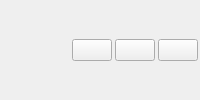
     <widget class="QWidget" name="widget_2" native="true">
      <property name="sizePolicy">
       <sizepolicy hsizetype="Expanding" vsizetype="Fixed">
        <horstretch>0</horstretch>
        <verstretch>0</verstretch>
       </sizepolicy>
      </property>
      <layout class="QHBoxLayout" name="horizontalLayout_6">
       <property name="spacing">
        <number>2</number>
       </property>
       <property name="leftMargin">
        <number>2</number>
       </property>
       <property name="topMargin">
        <number>2</number>
       </property>
       <property name="rightMargin">
        <number>2</number>
       </property>
       <property name="bottomMargin">
        <number>2</number>
       </property>
       <item>
        <spacer name="horizontalSpacer_5">
         <property name="orientation">
          <enum>Qt::Horizontal</enum>
         </property>
         <property name="sizeHint" stdset="0">
          <size>
           <width>40</width>
           <height>20</height>
          </size>
         </property>
        </spacer>
       </item>
       <item>
        <layout class="QHBoxLayout" name="horizontalLayout_5">
         <property name="spacing">
          <number>3</number>
         </property>
         <item>
          <widget class="QPushButton" name="minimazeBtn">
           <property name="text">
            <string/>
           </property>
           <property name="icon">
            <iconset resource="resource.qrc">
             <normaloff>:/icon/icon/minimize-sign.png</normaloff>:/icon/icon/minimize-sign.png</iconset>
           </property>
           <property name="iconSize">
            <size>
             <width>20</width>
             <height>20</height>
            </size>
           </property>
           <property name="checkable">
            <bool>true</bool>
           </property>
           <property name="autoExclusive">
            <bool>true</bool>
           </property>
          </widget>
         </item>
         <item>
          <widget class="QPushButton" name="expandBtn">
           <property name="text">
            <string/>
           </property>
           <property name="icon">
            <iconset resource="resource.qrc">
             <normaloff>:/icon/icon/expand.png</normaloff>:/icon/icon/expand.png</iconset>
           </property>
           <property name="iconSize">
            <size>
             <width>20</width>
             <height>20</height>
            </size>
           </property>
           <property name="checkable">
            <bool>true</bool>
           </property>
           <property name="autoExclusive">
            <bool>true</bool>
           </property>
          </widget>
         </item>
         <item>
          <widget class="QPushButton" name="closeBtn">
           <property name="text">
            <string/>
           </property>
           <property name="icon">
            <iconset resource="resource.qrc">
             <normaloff>:/icon/icon/close-button.png</normaloff>:/icon/icon/close-button.png</iconset>
           </property>
           <property name="iconSize">
            <size>
             <width>20</width>
             <height>20</height>
            </size>
           </property>
           <property name="checkable">
            <bool>true</bool>
           </property>
           <property name="autoExclusive">
            <bool>true</bool>
           </property>
          </widget>
         </item>
        </layout>
       </item>
      </layout>
     </widget>
